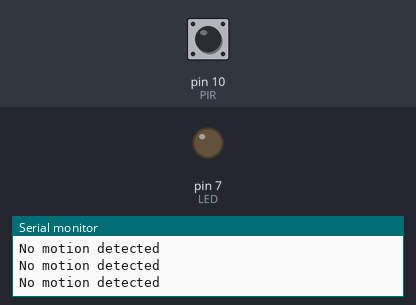
This sketch was run on a simulated Arduino Uno, built with avr-gcc and run on an emulated ATmega328P. Shown: output pins drawn as LEDs (lit = HIGH), the last lines printed to the serial monitor. Dashed ring = blinking. Inputs (shaded band) come from the test bench; at power-on: pin 10 (PIR) LOW.

Above: at 1.2 s.
1.3 s: pin 10 (PIR) driven HIGH
At 2.5 s:
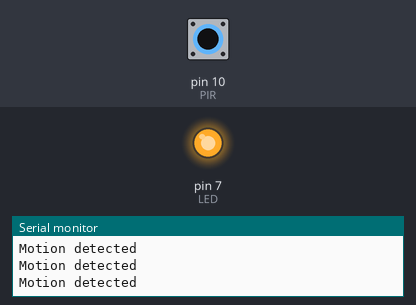
2.8 s: pin 10 (PIR) driven LOW
At 3.3 s:
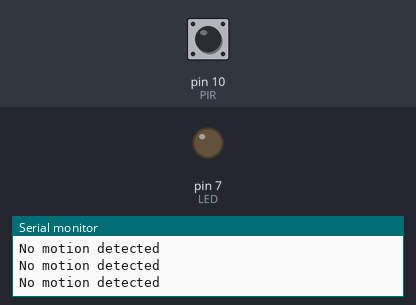
5.8 s: pin 10 (PIR) pulsed HIGH 2 times (0.12 s each, 0.3 s apart)
At 6.17 s:
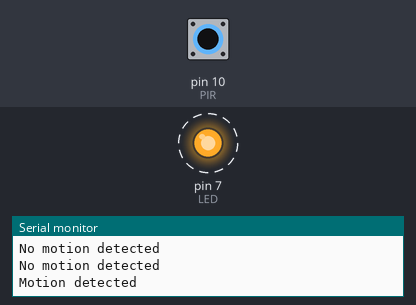
9.4 s: pin 10 (PIR) pulsed HIGH 5 times (0.12 s each, 0.3 s apart)
At 11.1 s:
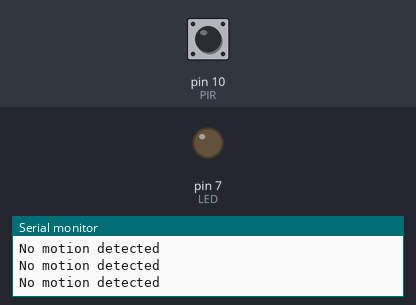
Timing chart, 0 to 12.6 s (numbered marks = the images above; inputs shaded):
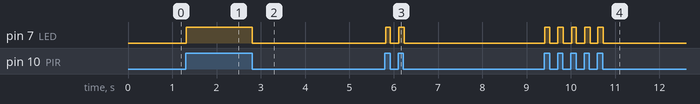

The sketch:

Task1.ino
```cpp
const int LED = 7;
const int PIR = 10;

int motion = 0;

void setup()
{
  pinMode(LED, OUTPUT);
  pinMode(PIR, INPUT);

  Serial.begin(9600);
}

void loop()
{
  motion = digitalRead(PIR);  // read input value

  if (motion)
  {
    digitalWrite(LED, HIGH); // turn LED on
    Serial.println("Motion detected");
  }
  else
  {
    digitalWrite(LED, LOW); // turn LED off
    Serial.println("No motion detected");
  }

  delay(10);
}
```

Measured:
- after the input at 1.3 s, pin 7 (LED): LOW → HIGH at once
- after the input at 2.8 s, pin 7 (LED): HIGH → LOW at once
- after the input at 5.8 s, pin 7 (LED): alternates HIGH for 0.11 s and LOW for 0.19 s, 4 changes in all, then stays LOW, starting at once
- after the input at 9.4 s, pin 7 (LED): alternates HIGH for 0.12 s and LOW for 0.19 s, 10 changes in all, then stays LOW, starting at once
